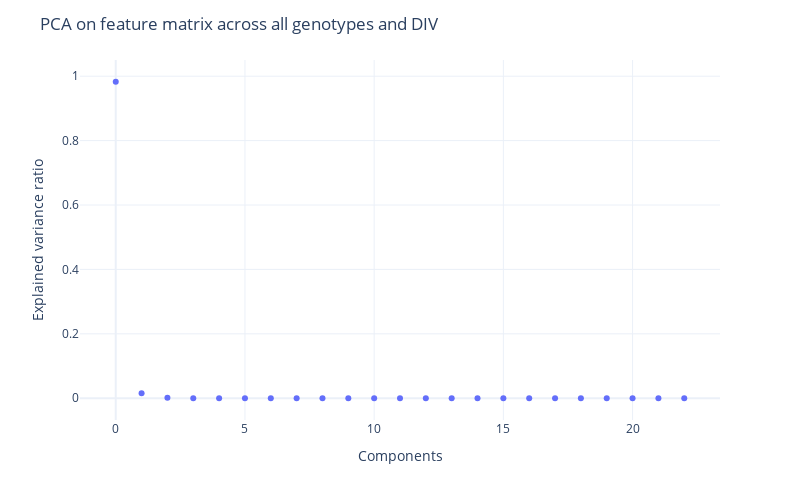

This figure's notebook cell:
### Code cell
export_fig = True
auto_open = True
fig_fname = 'mecp2_PCA_on_feature_matrix_exclude_nans'

import sklearn.decomposition as skldecompose

features_to_use = ['mean_FR', 'median_FR', 'Total_FR',
                    'N_active_Es', 'meanSTTC', 'skewSTTC',
                    'netw_density', 'meanDegree', 'skewDegree',
                    'netw_size', 'CC1', 'PL1', 'GE1', 'SW1', 'RC1',
                    'BC1', 'CC2', 'PL2', 'GE2', 'SW2', 'RC2', 'BC2',
                    'GEraw']


# subset_df = network_features_df[features_to_use]
# subset_df = subset_df.fillna(value=0)

subset_df = network_features_df.dropna()
subset_df = subset_df[features_to_use]

X = subset_df

pca_model = skldecompose.PCA()
pca_model = pca_model.fit(X)

fig = px.scatter(x=np.arange(len(features_to_use)),
                 y=pca_model.explained_variance_ratio_)

fig.update_layout(yaxis_title='Explained variance ratio',
                  xaxis_title='Components',
                  title='PCA on feature matrix across all genotypes and DIV',
                  width=800, height=500, 
                  template='plotly_white')

fig.show()


if export_fig:
    py.plot(fig, filename=fig_fname, auto_open=auto_open)

### Figure 1 — Plotly figure (JSON) as saved in the notebook; plotly's stock layout.template omitted (floating-point values rounded to 4 significant figures)
{"data": [{"hovertemplate": "x=%{x}<br>y=%{y}<extra></extra>", "legendgroup": "", "marker": {"color": "#636efa", "symbol": "circle"}, "mode": "markers", "name": "", "orientation": "v", "showlegend": false, "type": "scatter", "x": [0, 1, 2, 3, 4, 5, 6, 7, 8, 9, 10, 11, 12, 13, 14, 15, 16, 17, 18, 19, 20, 21, 22], "xaxis": "x", "y": [0.9827, 0.01564, 0.001424, 9.217e-05, 5.878e-05, 2.644e-05, 1.081e-05, 5.406e-06, 2.684e-06, 1.481e-06, 6.28e-07, 3.749e-07, 2.05e-07, 5.874e-08, 3.561e-08, 1.26e-08, 5.691e-09, 2.33e-09, 6.865e-10, 6.042e-11, 8.814e-12, 2.087e-12, 4.454e-13], "yaxis": "y"}], "layout": {"height": 500, "legend": {"tracegroupgap": 0}, "margin": {"t": 60}, "title": {"text": "PCA on feature matrix across all genotypes and DIV"}, "width": 800, "xaxis": {"anchor": "y", "domain": [0, 1], "title": {"text": "Components"}}, "yaxis": {"anchor": "x", "domain": [0, 1], "title": {"text": "Explained variance ratio"}}}}
